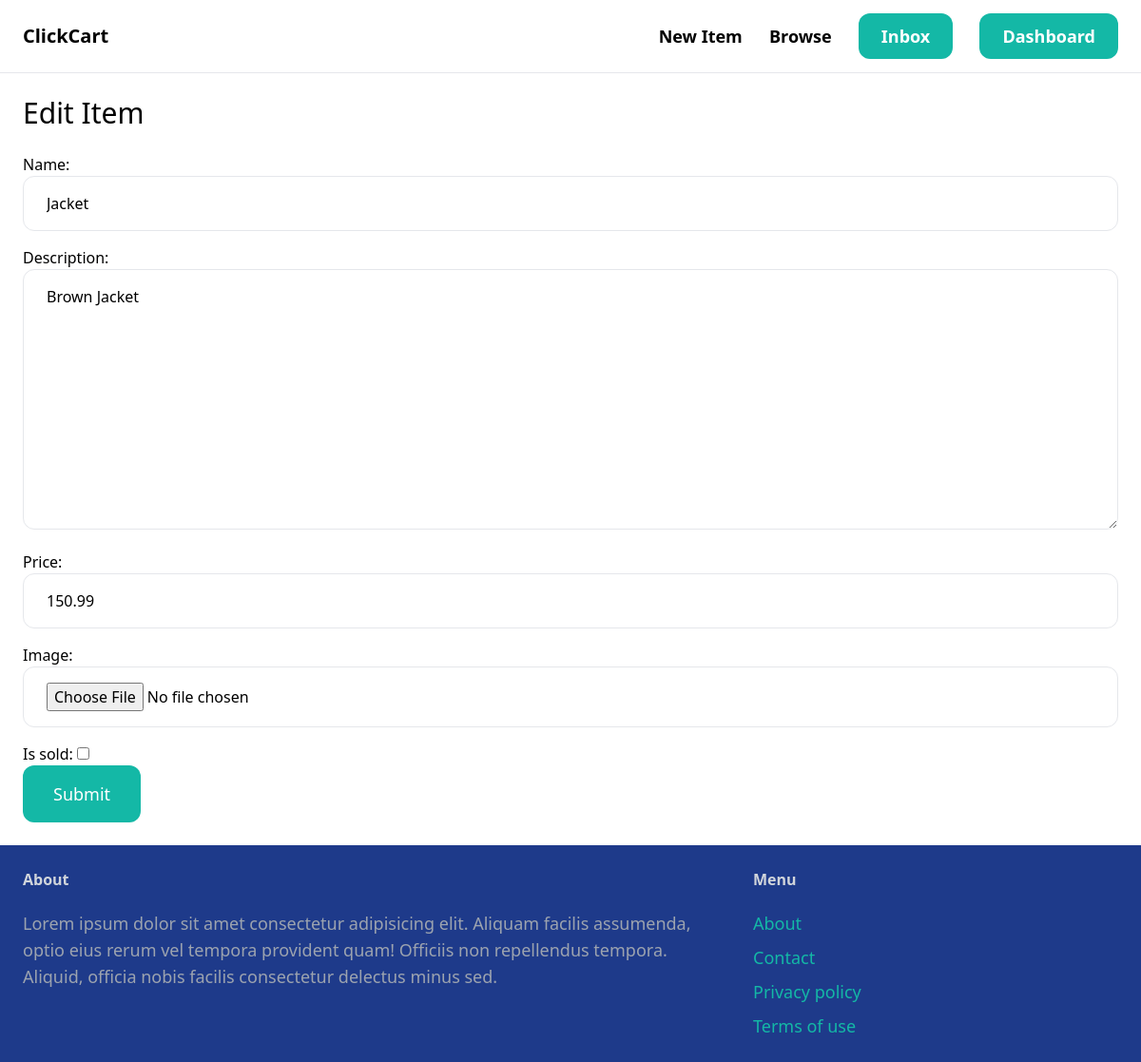
The app's page /items/2/edit/ (signed in) with its own data.
### item/models.py (models this page shows, shortened)
class Item(models.Model):
    category = models.ForeignKey(Category, related_name='items', on_delete=models.CASCADE)
    name = models.CharField(max_length=250)
    description = models.TextField(blank=True, null=True)
    price = models.FloatField()
    image = models.ImageField(upload_to='item_images', blank=True, null=True)
    is_sold = models.BooleanField(default=False)
    created_at = models.DateTimeField(auto_now_add=True)
    created_by = models.ForeignKey(User, related_name='items', on_delete=models.CASCADE)
    class Meta:
        ordering = ('-created_at',)

### item/views.py (the view)
# urls.py: path('<int:pk>/edit/', views.edit, name= 'edit'),
@login_required
def edit(request, pk):
    item = get_object_or_404(Item, pk=pk)
    if request.method == 'POST':
        form = EditItemForm(request.POST, request.FILES, instance = item)
        if form.is_valid():
            form.save()
            return redirect('item:detail', item.id)
    else:
        form = EditItemForm(instance = item)
    return render(request=request, template_name='item/form.html', context={
        'form': form,
        'title': 'Edit Item',
    })

### item/forms.py
class EditItemForm(forms.ModelForm):
    class Meta:
        model = Item
        fields = ('name', 'description', 'price', 'image', 'is_sold')
        widgets = {
            'name': forms.TextInput(attrs={
                'class': INPUT_CLASSES
            }),
            'description': forms.Textarea(attrs={
                'class': INPUT_CLASSES
            }),
            'price': forms.TextInput(attrs={
                'class': INPUT_CLASSES
            }),
            'image': forms.FileInput(attrs={
                'class': INPUT_CLASSES
            })
        }

### item/templates/item/form.html (shortened to what this page needs)
{% extends 'core/base.html' %}
{% block content %}
<h1 class="mb-6 text-3xl">{{ title }}</h1>
<form method="post" action="." enctype="multipart/form-data">
    <div class="space-y-4">
        {{ form.as_p }}
    </div>
    <button class="py-4 px-8 text-lg bg-teal-500 hover:bg-teal-700 rounded-xl text-white">Submit</button>
</form>
{% endblock %}

### records on screen
Item: name "Jacket", description "Brown Jacket", price "150.99"

### other values on screen
{{ title }} "Edit Item"
